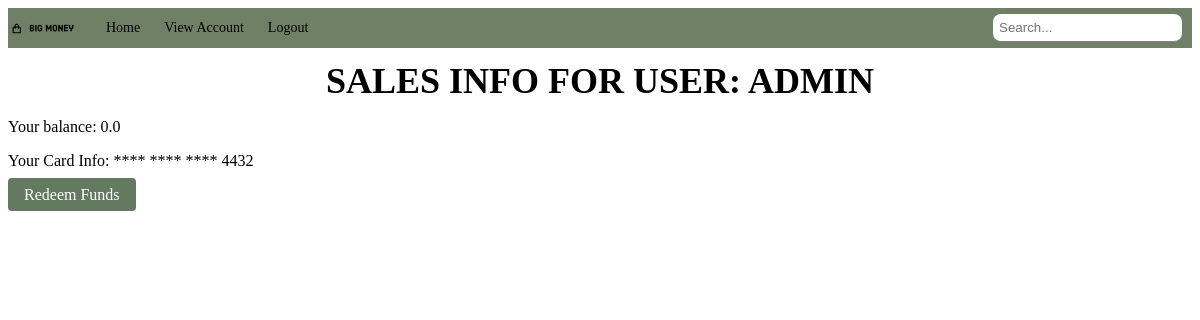
/view-my-sales/ (signed in), run on the app's committed database.
### bigMoney/models.py (models this page shows, shortened)
class User(AbstractUser):
    USER_ROLES = (
        ("S", "Seller"),
        ("C", "Customer")
    )
    role = models.CharField(max_length=1, blank=False, choices=USER_ROLES, default="S")
    card_number = models.CharField(max_length=16, null=True, validators=[MinLengthValidator(16)])
    email = models.EmailField(max_length=255, default="")
    name = models.CharField(max_length=255, default="New User")
    balance = models.FloatField(default=0.0)
    address = models.ForeignKey(Address, on_delete=models.CASCADE, null=True)
    available_merch = models.ManyToManyField(merchandise, default=None)
    ShoppingCart = models.ForeignKey(shoppingCart, on_delete=models.CASCADE, null=True)
    Orders = models.ManyToManyField(Order, default=None)
    is_approved = models.BooleanField(default=None, null=True)

### bigMoney/views.py (the view)
# urls.py: path('view-my-sales/', views.view_my_sales, name='view-my-sales'),
@login_required
def view_my_sales(request):
    message = request.GET.get('message')
    user = request.user
    context = {'user': user}
    if message:
        context['message'] = message
    return render(request, "view_my_sales.html", context)

### bigMoney/templates/view_my_sales.html (shortened to what this page needs)
{% extends 'base.html' %}
{%block content%}
    <h2 class="page-title">Sales info for user: {{user.username}}</h2>
    <p>Your balance: {{user.balance}}</p>
    {%if user.card_number != NONE%}
        <p>Your Card Info: **** **** **** {{ user.card_number|slice:":15"|slice:"11:" }}</p>
        <div class='redeem-button-container'>
            <a class="redeem-button", href={% url 'redeem_funds' %}>Redeem Funds</a>
        </div>
    {%else%}
        <p>No Card exists to redeem payment for sales</p>
    {%endif%}
{%endblock%}

### bigMoney/static/styling/styles.css (style rules this page uses)
.page-title { font-family: 'Times New Roman', "Georgia", "Arial"; font-size: 36px; font-weight: bold; text-align: center; margin: 12px 0; text-transform: uppercase; }
.redeem-button { background-color: rgb(99, 122, 96); color: white; padding: 0.5rem 1rem; border: none; border-radius: 0.25rem; text-decoration: none; }

### data on the page
User: username "ADMIN", balance "0.0", card_number "4432"
